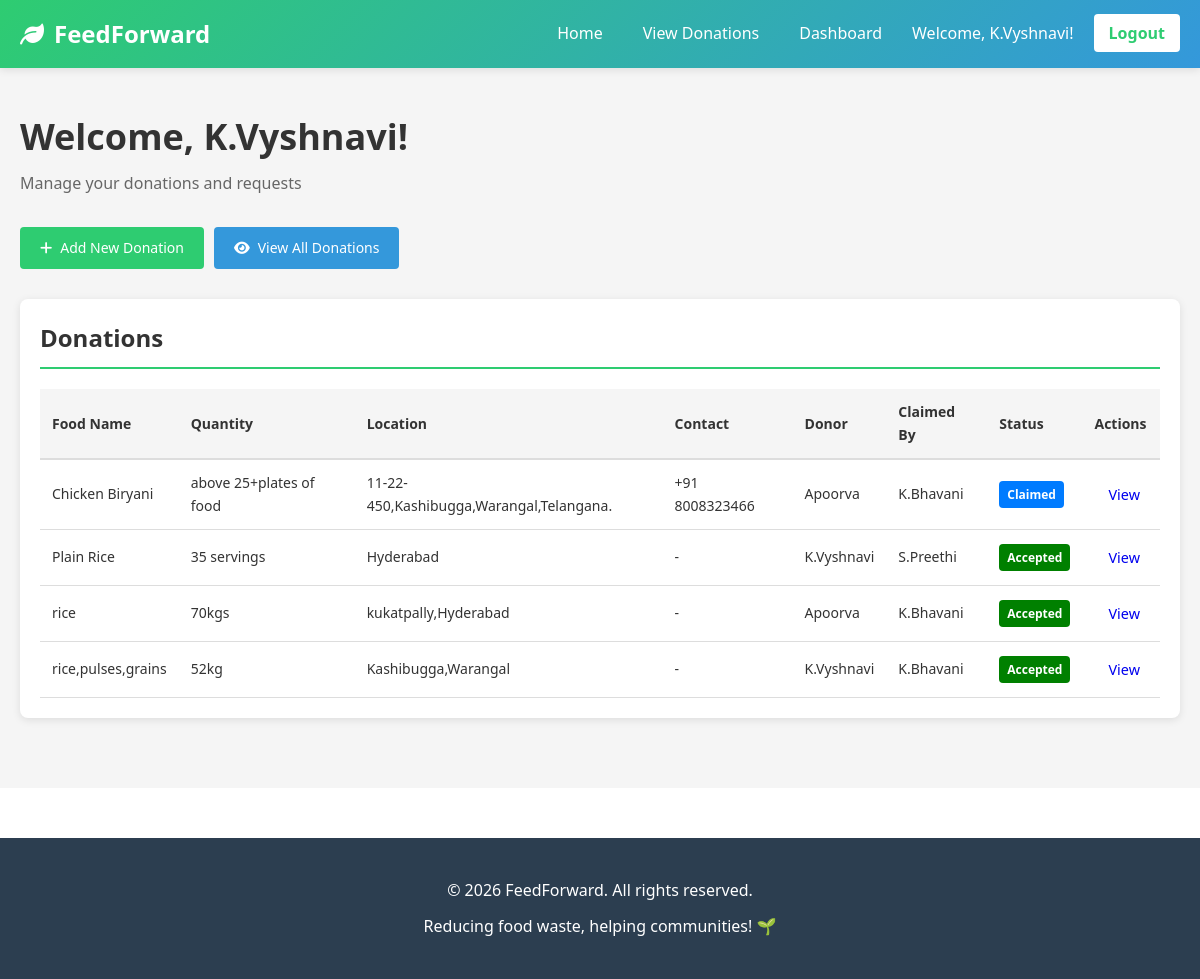
/dashboard/ (signed in), run on the app's committed database.
### foodapp/models.py (models this page shows, shortened)
class Donation(models.Model):
    STATUS_CHOICES = [
        ('Pending', 'Pending'),
        ('Claimed', 'Claimed'),
        ('Accepted', 'Accepted'),
        ('Completed', 'Completed'),
    ]
    donor = models.ForeignKey(User, on_delete=models.CASCADE, related_name='donations')
    food_name = models.CharField(max_length=200)
    quantity = models.CharField(max_length=100)
    location = models.CharField(max_length=300)
    contact_number = models.CharField(max_length=15, blank=True, null=True)
    description = models.TextField(blank=True)
    status = models.CharField(max_length=20, choices=STATUS_CHOICES, default='Pending')
    claimed_by = models.ForeignKey(User, on_delete=models.SET_NULL, null=True, blank=True, related_name='claimed_donations')
    created_at = models.DateTimeField(auto_now_add=True)
    class Meta:
        ordering = ['-created_at']

### foodapp/views.py (the view)
# urls.py: path('dashboard/', views.dashboard, name='dashboard'),
@login_required(login_url='login')
def dashboard(request):
    user = request.user
    is_donor = DonorProfile.objects.filter(user=user).exists()
    is_ngo = NGOProfile.objects.filter(user=user).exists()
    context = {
        'is_donor': is_donor,
        'is_ngo': is_ngo,
    }
    donations = Donation.objects.all().order_by('-created_at')
    context['donations'] = donations
    if is_donor:
        my_donations = donations.filter(donor=user)
        context['my_donations'] = my_donations
        context['total_donations'] = my_donations.count()
    if is_ngo:
        food_requests = FoodRequest.objects.filter(ngo=user)
        context['food_requests'] = food_requests
        context['total_requests'] = food_requests.count()
    return render(request, 'dashboard.html', context)

### templates/dashboard.html (shortened to what this page needs)
{% extends 'base.html' %}
{% block content %}
<div class="dashboard-container">
    <div class="dashboard-header">
        <h1>Welcome, {{ user.first_name|default:user.username }}!</h1>
        <p>Manage your donations and requests</p>
    </div>
    <div class="action-buttons">
        {% if is_donor %}
            <a href="{% url 'add_donation' %}" class="btn btn-primary">
                <i class="fas fa-plus"></i> Add New Donation
            </a>
        {% endif %}
        <a href="{% url 'view_donations' %}" class="btn btn-secondary">
            <i class="fas fa-eye"></i> View All Donations
        </a>
    </div>
    <div class="dashboard-content">
        <section class="dashboard-section">
            <h2>Donations</h2>
            {% if donations %}
                <div class="table-responsive">
                    <table class="data-table">
                        <thead>
                            <tr>
                                <th>Food Name</th>
                                <th>Quantity</th>
                                <th>Location</th>
                                <th>Contact</th>
                                <th>Donor</th>
                                <th>Claimed By</th>
                                <th>Status</th>
                                <th>Actions</th>
                            </tr>
                        </thead>
                        <tbody>
                            {% for donation in donations %}
                                <tr>
                                    <td>{{ donation.food_name }}</td>
                                    <td>{{ donation.quantity }}</td>
                                    <td>{{ donation.location }}</td>
                                    <td>{{ donation.contact_number|default:"-" }}</td>
                                    <td>{{ donation.donor.username }}</td>
                                    <td>{% if donation.claimed_by %}{{ donation.claimed_by.username }}{% else %}-{% endif %}</td>
                                    <td>
                                        <span class="status-badge status-{{ donation.status }}">{{ donation.status }}</span>
                                    </td>
                                    <td>
                                        <a href="{% url 'donation_detail' donation.id %}" class="btn btn-small">View</a>
                                    </td>
                                </tr>
                            {% endfor %}
                        </tbody>
                    </table>
                </div>
            {% else %}
                <p>No donations available.</p>
            {% endif %}
        </section>
    </div>
</div>
{% endblock %}

### templates/base.html (shortened to what this page needs)
<!DOCTYPE html>
<html lang="en">
<head>
    {% load static %}
    <link rel="stylesheet" href="{% static 'css/style.css' %}">
    <link rel="stylesheet" href="https://cdnjs.cloudflare.com/ajax/libs/font-awesome/6.0.0/css/all.min.css">
</head>
<body>
    <nav class="navbar">
        <div class="nav-container">
            <div class="nav-logo">
                <i class="fas fa-leaf"></i> FeedForward
            </div>
            <ul class="nav-menu">
                <li><a href="{% url 'home' %}">Home</a></li>
                <li><a href="{% url 'view_donations' %}">View Donations</a></li>
                {% if user.is_authenticated %}
                    <li><a href="{% url 'dashboard' %}">Dashboard</a></li>
                    <li><span>Welcome, {{ user.username }}!</span></li>
                    <li><a href="{% url 'logout' %}" class="logout-btn">Logout</a></li>
                {% else %}
                    <li><a href="{% url 'login' %}">Login</a></li>
                    <li><a href="{% url 'register' %}" class="register-btn">Register</a></li>
                {% endif %}
            </ul>
        </div>
    </nav>
    <main class="main-content">
        {% block content %}{% endblock %}
    </main>
    <footer class="footer">
        <div class="footer-content">
            <p>&copy; 2026 FeedForward. All rights reserved.</p>
            <p>Reducing food waste, helping communities! 🌱</p>
        </div>
    </footer>
    {% load static %}
</body>
</html>

### static/css/style.css (style rules this page uses)
* { margin: 0; padding: 0; box-sizing: border-box; }
:root { --primary-color: #2ecc71; --secondary-color: #3498db; --danger-color: #e74c3c; --warning-color: #f39c12; --success-color: #27ae60; --text-color: #333; --light-gray: #f5f5f5; --border-color: #ddd; --shadow: 0 2px 8px rgba(0, 0, 0, 0.1); }
body { font-family: 'Segoe UI', Tahoma, Geneva, Verdana, sans-serif; color: var(--text-color); line-height: 1.6; background-color: #fff; }
.navbar { background: linear-gradient(135deg, var(--primary-color), var(--secondary-color)); color: white; padding: 0; box-shadow: var(--shadow); position: sticky; top: 0; z-index: 100; }
.nav-container { max-width: 1200px; margin: 0 auto; display: flex; justify-content: space-between; align-items: center; padding: 15px 20px; }
.nav-logo { font-size: 24px; font-weight: bold; display: flex; align-items: center; gap: 10px; }
.nav-menu { display: flex; list-style: none; gap: 20px; align-items: center; }
.nav-menu a { color: white; text-decoration: none; transition: opacity 0.3s; padding: 5px 10px; }
.register-btn, .logout-btn { background: white; color: var(--primary-color) !important; padding: 8px 15px !important; border-radius: 4px; font-weight: bold; }
.main-content { min-height: calc(100vh - 120px); background: var(--light-gray); padding: 20px 0; }
.btn { display: inline-block; padding: 10px 20px; border-radius: 4px; text-decoration: none; transition: all 0.3s; border: none; cursor: pointer; font-size: 14px; font-weight: 500; }
.btn-primary { background: var(--primary-color); color: white; }
.btn-secondary { background: var(--secondary-color); color: white; }
.btn-small { padding: 6px 12px; font-size: 12px; }
.status-badge { padding: 6px 12px; border-radius: 20px; font-size: 12px; font-weight: bold; white-space: nowrap; }
.dashboard-container { max-width: 1200px; margin: 0 auto; padding: 20px; }
.dashboard-header { margin-bottom: 30px; }
.dashboard-header h1 { font-size: 36px; margin-bottom: 5px; }
.dashboard-header p { color: #666; font-size: 16px; }
.action-buttons { display: flex; gap: 10px; margin-bottom: 30px; flex-wrap: wrap; }
.action-buttons .btn { display: inline-flex; align-items: center; gap: 8px; }
.dashboard-section { background: white; padding: 20px; border-radius: 8px; margin-bottom: 30px; box-shadow: var(--shadow); }
.dashboard-section h2 { margin-bottom: 20px; font-size: 24px; color: var(--text-color); border-bottom: 2px solid var(--primary-color); padding-bottom: 10px; }
.table-responsive { overflow-x: auto; }
.data-table { width: 100%; border-collapse: collapse; font-size: 14px; }
.data-table thead { background: var(--light-gray); }
.data-table th { padding: 12px; text-align: left; font-weight: 600; color: var(--text-color); border-bottom: 2px solid var(--border-color); }
.data-table td { padding: 12px; border-bottom: 1px solid var(--border-color); }
.footer { background: #2c3e50; color: white; padding: 30px 20px; margin-top: 50px; }
.footer-content { max-width: 1200px; margin: 0 auto; text-align: center; }
.footer-content p { margin: 10px 0; }

### templates/dashboard.html (style rules this page uses)
.status-badge { display:inline-block;padding:4px 8px;border-radius:4px;color:#fff;font-weight:600 }
.status-Claimed { background:#007bff }
.status-Accepted { background:green }
.btn-small { padding:4px 8px;margin-left:6px;font-size:0.9rem }

### data on the page
Donation: food_name "Chicken Biryani", quantity "above 25+plates of food", location "11-22-450,Kashibugga,Warangal,Telangana.", contact_number "+91 8008323466", donor.username "Apoorva", claimed_by.username "K.Bhavani", status "Claimed"
Donation: food_name "Plain Rice", quantity "35 servings", location "Hyderabad", contact_number "-", donor.username "K.Vyshnavi", claimed_by.username "S.Preethi", status "Accepted"
Donation: food_name "rice", quantity "70kgs", location "kukatpally,Hyderabad", contact_number "-", donor.username "Apoorva", claimed_by.username "K.Bhavani", status "Accepted"
Donation: food_name "rice,pulses,grains", quantity "52kg", location "Kashibugga,Warangal", contact_number "-", donor.username "K.Vyshnavi", claimed_by.username "K.Bhavani", status "Accepted"

### other printed values
{{ user.username }} "K.Vyshnavi"
{{ user.first_name|default:user.username }} "K.Vyshnavi"
